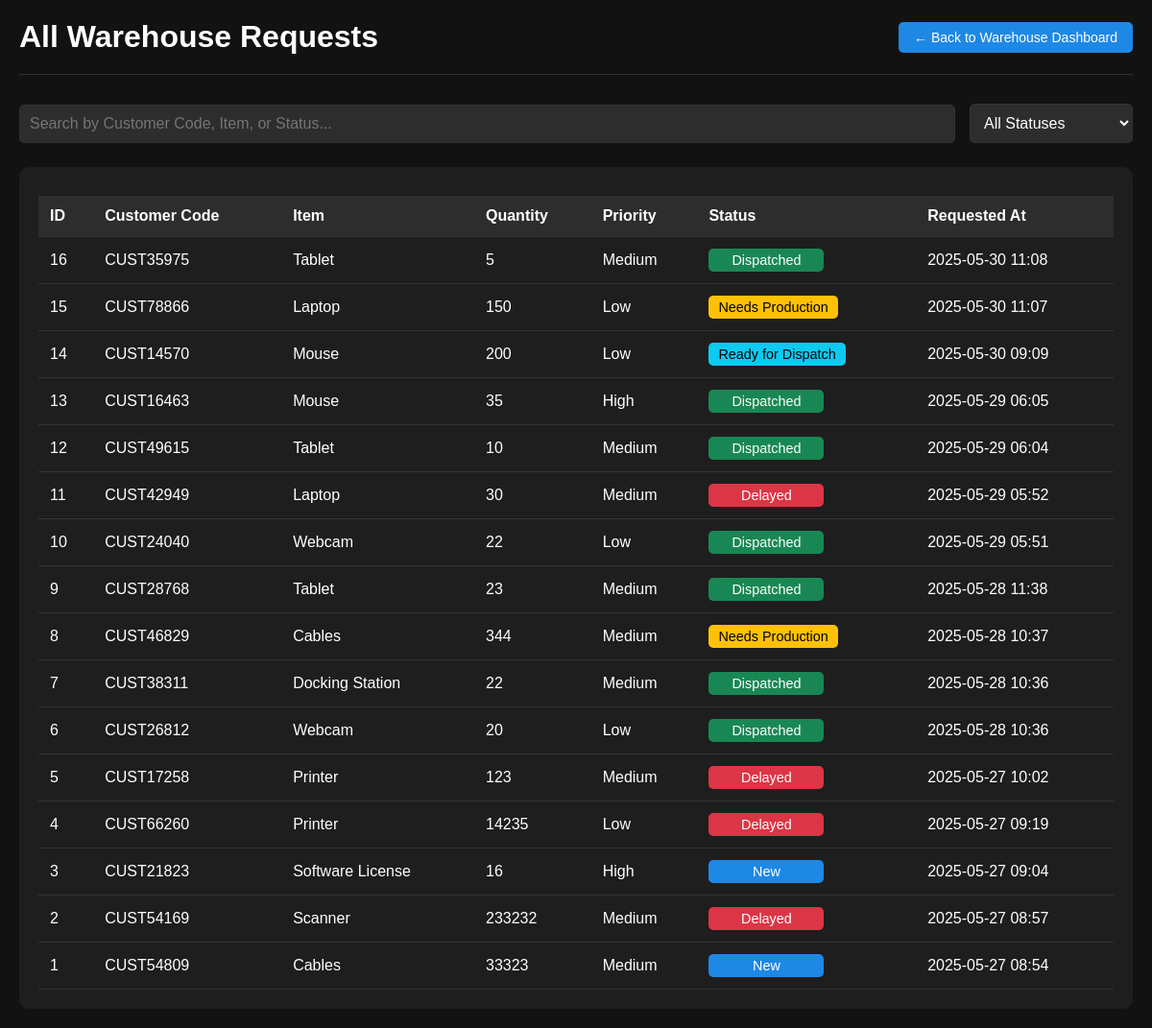
Page /view-requests-warehouse (signed in) on the earlier database version.
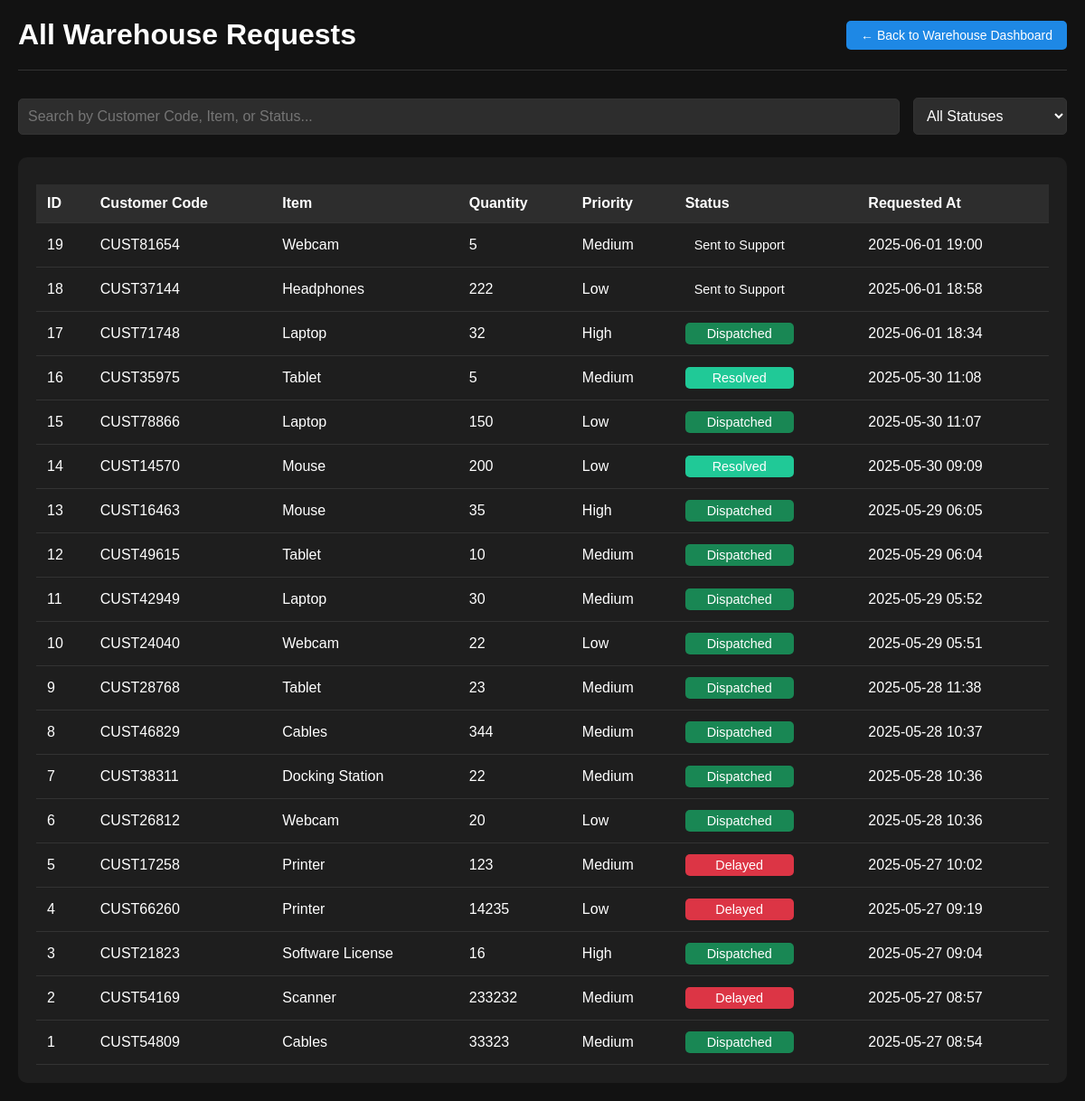
Same page on the later database version.
### models.py (models this page shows)
class Request(db.Model):
    id = db.Column(db.Integer, primary_key=True)
    customer_id = db.Column(db.Integer, db.ForeignKey('customer.id'), nullable=False)
    customer_code = db.Column(db.String(50), nullable=False)  # <-- Newly added
    item_name = db.Column(db.String(100), nullable=False)
    quantity = db.Column(db.Integer, nullable=False)
    priority = db.Column(db.String(50), nullable=False)
    status = db.Column(db.String(50), default='New')
    created_at = db.Column(db.DateTime, default=datetime.utcnow)
    submitted_by = db.Column(db.Integer, db.ForeignKey('user.id'))
    description = db.Column(db.Text, nullable=True)

### app.py (the view)
@app.route('/view-requests-warehouse')
@role_required('admin', 'warehouse')
def view_requests_warehouse():
    requests = Request.query.order_by(Request.created_at.desc()).all()
    return render_template('view_requests_warehouse.html', requests=requests)

### app.py (called while the page is built)
def role_required(*roles):
    def decorator(f):
        @wraps(f)
        def wrapped(*args, **kwargs):
            if current_user.role not in roles:
                abort(403)
            return f(*args, **kwargs)
        return wrapped
    return decorator

@login_manager.user_loader
def load_user(user_id):
    return User.query.get(int(user_id))

@app.after_request
def add_header(response):
    response.headers["Cache-Control"] = "no-cache, no-store, must-revalidate, private"
    response.headers["Pragma"] = "no-cache"
    response.headers["Expires"] = "-1"
    return response

### templates/view_requests_warehouse.html (shortened to what this page needs)
<!DOCTYPE html>
<html lang="en">
<head>
</head>
<body>
    <div class="container">
        <div class="header">
            <h1>All Warehouse Requests</h1>
            <div class="back-button">
                <a href="{{ url_for('warehouse_dashboard') }}">← Back to Warehouse Dashboard</a>
            </div>
        </div>
        <div class="filter-search-bar">
            <input type="text" id="searchInput" onkeyup="filterTable()" placeholder="Search by Customer Code, Item, or Status...">
            <select id="statusFilter" onchange="filterTable()">
                <option value="">All Statuses</option>
            </select>
        </div>
        <div class="table-container">
            {% if requests %}
            <table id="requestsTable">
                <thead>
                    <tr>
                        <th>ID</th>
                        <th>Customer Code</th>
                        <th>Item</th>
                        <th>Quantity</th>
                        <th>Priority</th>
                        <th>Status</th>
                        <th>Requested At</th>
                    </tr>
                </thead>
                <tbody>
                    {% for r in requests %}
                    <tr>
                        <td>{{ r.id }}</td>
                        <td>{{ r.customer_code }}</td>
                        <td>{{ r.item_name }}</td>
                        <td>{{ r.quantity }}</td>
                        <td>{{ r.priority }}</td>
                        <td><span class="status-{{ r.status | lower | replace(' ', '-') }}">{{ r.status }}</span></td>
                        <td>{{ r.created_at.strftime('%Y-%m-%d %H:%M') }}</td>
                    </tr>
                    {% endfor %}
                </tbody>
            </table>
            {% else %}
            <div class="no-requests">
                <h2>No Requests Found</h2>
                <p>There are no requests to display at the moment.</p>
            </div>
            {% endif %}
        </div>
    </div>
</body>
</html>

Differences in the rows shown:
added Request: id "19", customer_code "CUST81654", item_name "Webcam", quantity "5", priority "Medium", status "Sent to Support", created_at "2025-06-01 19:00"
added Request: id "18", customer_code "CUST37144", item_name "Headphones", quantity "222", priority "Low", status "Sent to Support", created_at "2025-06-01 18:58"
added Request: id "17", customer_code "CUST71748", item_name "Laptop", quantity "32", priority "High", status "Dispatched", created_at "2025-06-01 18:34"
changed Request "CUST35975": status "Dispatched" → "Resolved"
changed Request "CUST78866": status "Needs Production" → "Dispatched"
changed Request "CUST14570": status "Ready for Dispatch" → "Resolved"
changed Request "CUST42949": status "Delayed" → "Dispatched"
changed Request "CUST46829": status "Needs Production" → "Dispatched"
changed Request "CUST21823": status "New" → "Dispatched"
changed Request "CUST54809": status "New" → "Dispatched"
